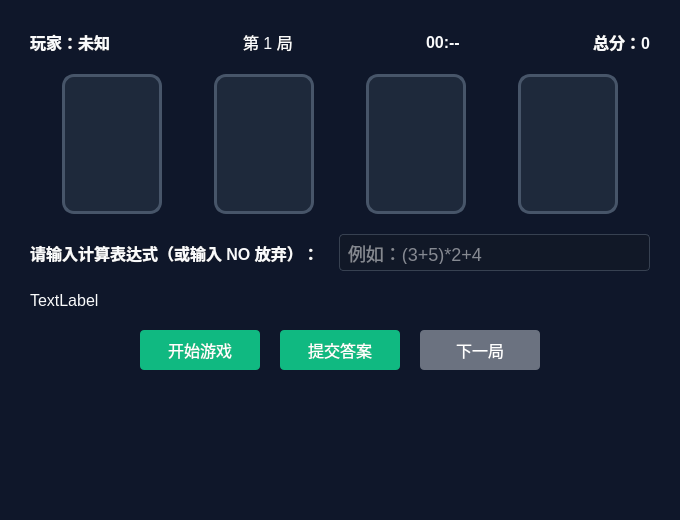
<?xml version="1.0" encoding="UTF-8"?>
<ui version="4.0">
 <class>GameWidget</class>
 <widget class="QWidget" name="GameWidget">
  <property name="geometry">
   <rect>
    <x>0</x>
    <y>0</y>
    <width>680</width>
    <height>520</height>
   </rect>
  </property>
  <property name="windowTitle">
   <string>24点游戏</string>
  </property>
  <property name="styleSheet">
   <string notr="true">
QWidget { background-color: #0f172a; color: #f9fafb; }
QLabel  { font-size: 16px; }
QPushButton {
    background-color: #10b981;
    color: white;
    padding: 8px 16px;
    border-radius: 4px;
    border: none;
    font-size: 16px;
}
QPushButton:disabled { background-color: #6b7280; }
QPushButton:hover:!disabled { background-color: #059669; }
QLineEdit {
    background-color: #111827;
    border: 1px solid #374151;
    padding: 6px;
    border-radius: 4px;
    font-size: 18px;
}
   </string>
  </property>
  <layout class="QVBoxLayout" name="mainLayout">
   <property name="spacing">
    <number>20</number>
   </property>
   <property name="margin" stdset="0">
    <number>30</number>
   </property>
   <item>
    <layout class="QHBoxLayout" name="topLayout">
     <item>
      <widget class="QLabel" name="m_userLabel">
       <property name="font">
        <font>
         <pointsize>-1</pointsize>
         <bold>true</bold>
        </font>
       </property>
       <property name="text">
        <string>玩家：未知</string>
       </property>
      </widget>
     </item>
     <item>
      <spacer name="horizontalSpacer_1">
       <property name="orientation">
        <enum>Qt::Orientation::Horizontal</enum>
       </property>
       <property name="sizeHint" stdset="0">
        <size>
         <width>40</width>
         <height>20</height>
        </size>
       </property>
      </spacer>
     </item>
     <item>
      <widget class="QLabel" name="m_roundLabel">
       <property name="text">
        <string>第 1 局</string>
       </property>
      </widget>
     </item>
     <item>
      <spacer name="horizontalSpacer_2">
       <property name="orientation">
        <enum>Qt::Orientation::Horizontal</enum>
       </property>
       <property name="sizeHint" stdset="0">
        <size>
         <width>40</width>
         <height>20</height>
        </size>
       </property>
      </spacer>
     </item>
     <item>
      <widget class="QLabel" name="m_timerLabel">
       <property name="font">
        <font>
         <pointsize>-1</pointsize>
         <bold>true</bold>
        </font>
       </property>
       <property name="text">
        <string>00:--</string>
       </property>
      </widget>
     </item>
     <item>
      <spacer name="horizontalSpacer_3">
       <property name="orientation">
        <enum>Qt::Orientation::Horizontal</enum>
       </property>
       <property name="sizeHint" stdset="0">
        <size>
         <width>40</width>
         <height>20</height>
        </size>
       </property>
      </spacer>
     </item>
     <item>
      <widget class="QLabel" name="m_scoreLabel">
       <property name="font">
        <font>
         <pointsize>-1</pointsize>
         <bold>true</bold>
        </font>
       </property>
       <property name="text">
        <string>总分：0</string>
       </property>
      </widget>
     </item>
    </layout>
   </item>
   <item>
    <layout class="QHBoxLayout" name="cardsLayout">
     <property name="spacing">
      <number>20</number>
     </property>
     <item>
      <widget class="QLabel" name="m_cardLabels_0">
       <property name="minimumSize">
        <size>
         <width>100</width>
         <height>140</height>
        </size>
       </property>
       <property name="maximumSize">
        <size>
         <width>100</width>
         <height>140</height>
        </size>
       </property>
       <property name="styleSheet">
        <string notr="true">background-color: #1e293b; border: 3px solid #475569; border-radius: 12px;</string>
       </property>
       <property name="text">
        <string/>
       </property>
       <property name="scaledContents">
        <bool>true</bool>
       </property>
       <property name="alignment">
        <set>Qt::AlignmentFlag::AlignCenter</set>
       </property>
      </widget>
     </item>
     <item>
      <widget class="QLabel" name="m_cardLabels_1">
       <property name="minimumSize">
        <size>
         <width>100</width>
         <height>140</height>
        </size>
       </property>
       <property name="maximumSize">
        <size>
         <width>100</width>
         <height>140</height>
        </size>
       </property>
       <property name="styleSheet">
        <string notr="true">background-color: #1e293b; border: 3px solid #475569; border-radius: 12px;</string>
       </property>
       <property name="text">
        <string/>
       </property>
       <property name="scaledContents">
        <bool>true</bool>
       </property>
       <property name="alignment">
        <set>Qt::AlignmentFlag::AlignCenter</set>
       </property>
      </widget>
     </item>
     <item>
      <widget class="QLabel" name="m_cardLabels_2">
       <property name="minimumSize">
        <size>
         <width>100</width>
         <height>140</height>
        </size>
       </property>
       <property name="maximumSize">
        <size>
         <width>100</width>
         <height>140</height>
        </size>
       </property>
       <property name="styleSheet">
        <string notr="true">background-color: #1e293b; border: 3px solid #475569; border-radius: 12px;</string>
       </property>
       <property name="text">
        <string/>
       </property>
       <property name="scaledContents">
        <bool>true</bool>
       </property>
       <property name="alignment">
        <set>Qt::AlignmentFlag::AlignCenter</set>
       </property>
      </widget>
     </item>
     <item>
      <widget class="QLabel" name="m_cardLabels_3">
       <property name="minimumSize">
        <size>
         <width>100</width>
         <height>140</height>
        </size>
       </property>
       <property name="maximumSize">
        <size>
         <width>100</width>
         <height>140</height>
        </size>
       </property>
       <property name="styleSheet">
        <string notr="true">background-color: #1e293b; border: 3px solid #475569; border-radius: 12px;</string>
       </property>
       <property name="text">
        <string/>
       </property>
       <property name="scaledContents">
        <bool>true</bool>
       </property>
       <property name="alignment">
        <set>Qt::AlignmentFlag::AlignCenter</set>
       </property>
      </widget>
     </item>
    </layout>
   </item>
   <item>
    <layout class="QHBoxLayout" name="exprLayout">
     <item>
      <widget class="QLabel" name="exprTipLabel">
       <property name="font">
        <font>
         <pointsize>-1</pointsize>
         <bold>true</bold>
        </font>
       </property>
       <property name="text">
        <string>请输入计算表达式（或输入 NO 放弃）：</string>
       </property>
      </widget>
     </item>
     <item>
      <widget class="QLineEdit" name="m_exprEdit">
       <property name="placeholderText">
        <string>例如：(3+5)*2+4</string>
       </property>
      </widget>
     </item>
    </layout>
   </item>
   <item>
    <layout class="QHBoxLayout" name="horizontalLayout">
     <item>
      <widget class="QLabel" name="m_messageLabel">
       <property name="text">
        <string>TextLabel</string>
       </property>
      </widget>
     </item>
    </layout>
   </item>
   <item>
    <layout class="QHBoxLayout" name="btnLayout">
     <item>
      <spacer name="horizontalSpacer_4">
       <property name="orientation">
        <enum>Qt::Orientation::Horizontal</enum>
       </property>
       <property name="sizeHint" stdset="0">
        <size>
         <width>40</width>
         <height>20</height>
        </size>
       </property>
      </spacer>
     </item>
     <item>
      <widget class="QPushButton" name="m_startBtn">
       <property name="minimumSize">
        <size>
         <width>120</width>
         <height>40</height>
        </size>
       </property>
       <property name="text">
        <string>开始游戏</string>
       </property>
      </widget>
     </item>
     <item>
      <widget class="QPushButton" name="m_submitBtn">
       <property name="minimumSize">
        <size>
         <width>120</width>
         <height>40</height>
        </size>
       </property>
       <property name="text">
        <string>提交答案</string>
       </property>
      </widget>
     </item>
     <item>
      <widget class="QPushButton" name="m_nextBtn">
       <property name="enabled">
        <bool>false</bool>
       </property>
       <property name="minimumSize">
        <size>
         <width>120</width>
         <height>40</height>
        </size>
       </property>
       <property name="text">
        <string>下一局</string>
       </property>
      </widget>
     </item>
     <item>
      <spacer name="horizontalSpacer_5">
       <property name="orientation">
        <enum>Qt::Orientation::Horizontal</enum>
       </property>
       <property name="sizeHint" stdset="0">
        <size>
         <width>40</width>
         <height>20</height>
        </size>
       </property>
      </spacer>
     </item>
    </layout>
   </item>
   <item>
    <spacer name="verticalSpacer">
     <property name="orientation">
      <enum>Qt::Orientation::Vertical</enum>
     </property>
     <property name="sizeHint" stdset="0">
      <size>
       <width>20</width>
       <height>40</height>
      </size>
     </property>
    </spacer>
   </item>
  </layout>
 </widget>
 <resources/>
 <connections/>
</ui>
